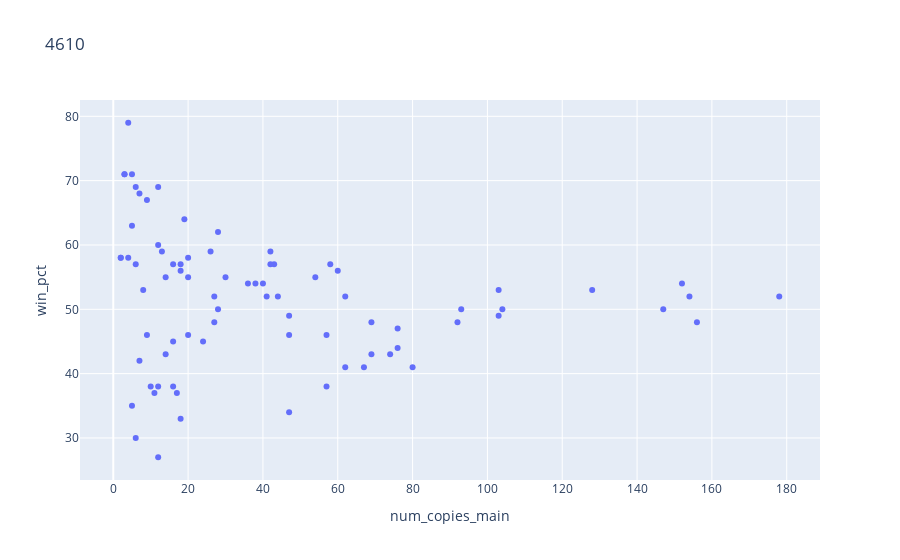
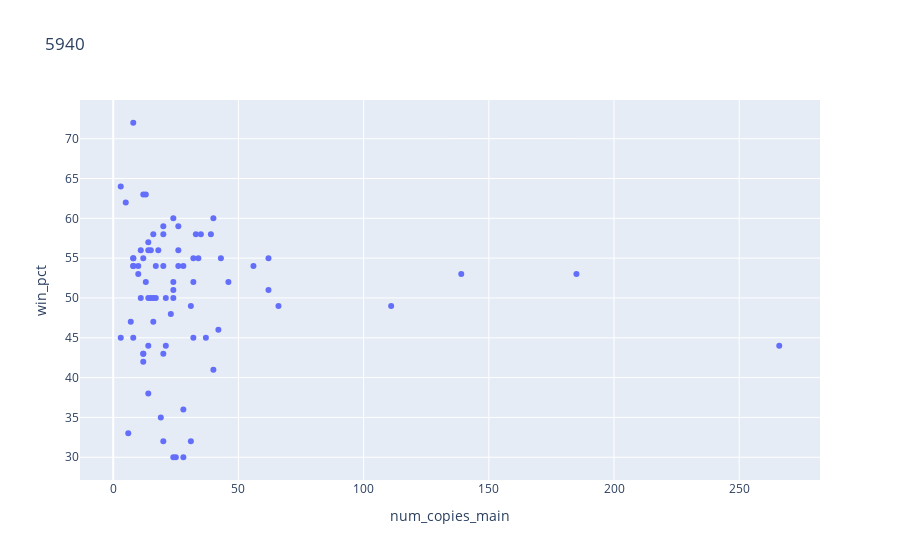
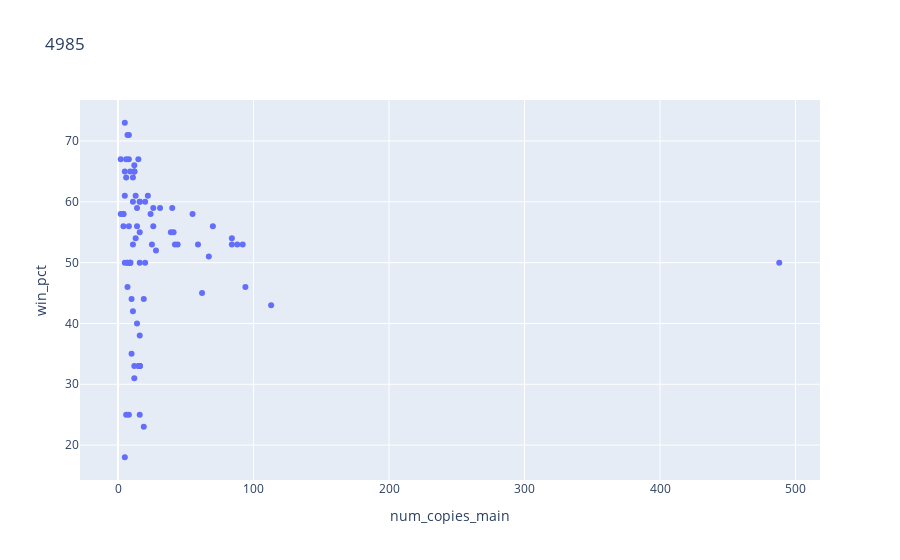
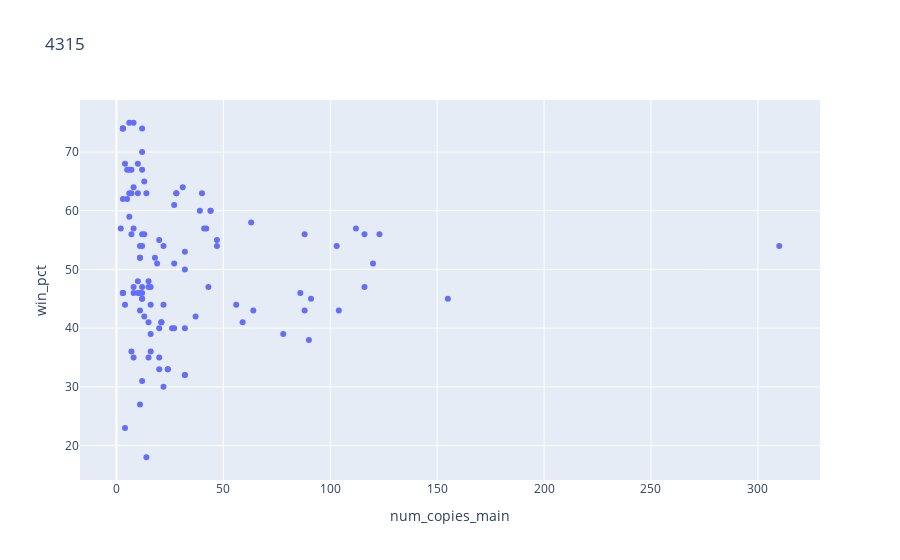

Notebook source saved alongside these figures, in order:
### Markdown cell above
### Most-Played Cards / Card Winrates

### Code cell
conn = sqlite3.connect("../mtgmelee.db")
query = """
WITH full_results as (
SELECT
  player1_id,
  player1_deck_id,
  winner_id
FROM results
WHERE player2_id IS NOT NULL

UNION ALL
SELECT
  player2_id as player1_id,
  player2_deck_id as player1_deck_id,
  winner_id
FROM results
WHERE player2_id IS NOT NULL
),

results_summary as (
SELECT
  d.tournament_id,
  d.id,
  d.player_id,
  SUM(CASE WHEN r.winner_id = r.player1_id THEN 1 ELSE 0 END) as wins,
  SUM(CASE WHEN r.winner_id != r.player1_id THEN 1 ELSE 0 END) as losses,
  SUM(CASE WHEN r.winner_id = r.player1_id THEN 1 ELSE 0 END)  * 1.0 / COUNT(*) as win_pct  
FROM decks d
JOIN full_results r
  on d.id = r.player1_deck_id
GROUP BY 1, 2, 3
ORDER BY 1, 4 DESC , 6 DESC
)

SELECT
  r.tournament_id,
  c.name,
  SUM(wins) as wins,
  SUM(losses) as losses,
  SUM(quantity) as num_copies_main,
  ROUND(SUM(wins) * 100.0 / SUM(wins + losses)) as win_pct
FROM results_summary r
JOIN cards c
  ON r.id = c.deck_id
  AND c.is_sideboard = 0
GROUP BY 1, 2
HAVING
  SUM(wins + losses) > 10
  AND tournament_id >= 4315
ORDER BY 1, SUM(quantity) DESC
"""

df = pd.read_sql_query(query, conn)

for tournament in set(df['tournament_id']):
    df_t = df[df['tournament_id']==tournament]
    fig = px.scatter(df_t, x='num_copies_main', y='win_pct',
                     hover_data=['name'], title=tournament,
                     labels=dict(num_copies_main='Number of Copies (Main Deck)',
                                 win_cpt='Win %')
                    )
    fig.show()

### Figure 1 — Plotly figure (JSON) as saved in the notebook; plotly's stock layout.template omitted (floating-point values rounded to 4 significant figures)
{"data": [{"customdata": [["Sol Ring"], ["Demonic Tutor"], ["Mana Vault"], ["Thought-Knot Seer"], ["Bayou"], ["Reality Smasher"], ["Llanowar Wastes"], ["Strip Mine"], ["Channel"], ["Kozilek, the Great Distortion"], ["Fastbond"], ["Wheel of Fortune"], ["Land Grant"], ["Gush"], ["Tropical Island"], ["Underground Sea"], ["Overgrown Tomb"], ["Taiga"], ["Regrowth"], ["Forest"], ["Eldrazi Mimic"], ["Rishadan Port"], ["Volcanic Island"], ["Brainstorm"], ["Warping Wail"], ["Library of Alexandria"], ["Endbringer"], ["Dark Ritual"], ["Horn of Ramos"], ["Natural State"], ["Golgari Signet"], ["Eldrazi Displacer"], ["City of Brass"], ["Plateau"], ["Eldrazi Obligator"], ["Battlefield Forge"], ["Sacred Foundry"], ["Swords to Plowshares"], ["Matter Reshaper"], ["Mishra's Workshop"], ["Dark Heart of the Wood"], ["Sea Gate Wreckage"], ["Life from the Loam"], ["World Breaker"], ["Monkey Cage"], ["Boros Signet"], ["Juggernaut"], ["Tundra"], ["The Immortal Sun"], ["Caves of Koilos"], ["Yavimaya Coast"], ["Savannah"], ["Cloudstone Curio"], ["Balance"], ["Watery Grave"], ["Crumbling Vestige"], ["Remand"], ["Unmask"], ["Temple Garden"], ["Sleight of Hand"], ["Hickory Woodlot"], ["Maze of Ith"], ["Fall of the Titans"], ["Sunhome, Fortress of the Legion"], ["Counterspell"], ["Badlands"], ["Snuff Out"], ["Scrubland"], ["Fireball"], ["Dust Bowl"], ["Crush of Tentacles"], ["Nezahal, Primal Tide"], ["Mastermind's Acquisition"], ["Bottled Cloister"], ["Selesnya Signet"], ["Muddle the Mixture"], ["Island"], ["Ghalta, Primal Hunger"], ["Natural Affinity"], ["Flood of Recollection"]], "hovertemplate": "num_copies_main=%{x}<br>win_pct=%{y}<br>name=%{customdata[0]}<extra></extra>", "legendgroup": "", "marker": {"color": "#636efa", "symbol": "circle"}, "mode": "markers", "name": "", "orientation": "v", "showlegend": false, "type": "scatter", "x": [178, 156, 154, 152, 147, 128, 104, 103, 103, 93, 92, 80, 76, 76, 74, 69, 69, 67, 62, 62, 60, 58, 57, 57, 54, 47, 47, 47, 44, 43, 42, 42, 41, 40, 38, 36, 30, 28, 28, 27, 27, 26, 24, 20, 20, 20, 19, 18, 18, 18, 17, 16, 16, 16, 14, 14, 13, 12, 12, 12, 12, 11, 10, 9, 9, 8, 7, 7, 6, 6, 6, 5, 5, 5, 4, 4, 3, 3, 2, 2], "xaxis": "x", "y": [52, 48, 52, 54, 50, 53, 50, 53, 49, 50, 48, 41, 47, 44, 43, 43, 48, 41, 41, 52, 56, 57, 38, 46, 55, 46, 49, 34, 52, 57, 59, 57, 52, 54, 54, 54, 55, 62, 50, 52, 48, 59, 45, 55, 58, 46, 64, 33, 57, 56, 37, 57, 38, 45, 55, 43, 59, 27, 69, 38, 60, 37, 38, 46, 67, 53, 68, 42, 30, 69, 57, 63, 35, 71, 79, 58, 71, 71, 58, 58], "yaxis": "y"}], "layout": {"legend": {"tracegroupgap": 0}, "title": {"text": "4610"}, "xaxis": {"anchor": "y", "domain": [0, 1], "title": {"text": "num_copies_main"}}, "yaxis": {"anchor": "x", "domain": [0, 1], "title": {"text": "win_pct"}}}}

### Figure 2 — Plotly figure (JSON) as saved in the notebook; plotly's stock layout.template omitted (floating-point values rounded to 4 significant figures)
{"data": [{"customdata": [["Mountain"], ["Swamp"], ["Forest"], ["Lightning Bolt"], ["Stomping Ground"], ["Kitchen Finks"], ["Incendiary Flow"], ["Birds of Paradise"], ["Liliana, the Last Hope"], ["Safehold Elite"], ["Boggart Ram-Gang"], ["Demigod of Revenge"], ["Burning-Tree Emissary"], ["Sign in Blood"], ["Rootbound Crag"], ["Dragonskull Summit"], ["Murderous Redcap"], ["Graven Cairns"], ["Thermo-Alchemist"], ["Llanowar Elves"], ["Carrion Feeder"], ["Skullcrack"], ["Breeding Pool"], ["Sulfuric Vortex"], ["Foundry Street Denizen"], ["Elvish Visionary"], ["Tainted Peak"], ["Garruk Wildspeaker"], ["Eldritch Evolution"], ["Tattermunge Maniac"], ["Mutilate"], ["Master Biomancer"], ["Legion Loyalist"], ["Domri Rade"], ["Boros Reckoner"], ["Boartusk Liege"], ["Sacred Foundry"], ["Plains"], ["Wilt-Leaf Liege"], ["Sunpetal Grove"], ["Goblin Chieftain"], ["Flame Javelin"], ["Collective Brutality"], ["Mudbrawler Cohort"], ["Ghor-Clan Rampager"], ["Watery Grave"], ["Island"], ["Wilt-Leaf Cavaliers"], ["Manamorphose"], ["Collective Defiance"], ["Master of the Wild Hunt"], ["Fire-Lit Thicket"], ["Wooded Bastion"], ["Terramorphic Expanse"], ["Hanweir Garrison"], ["Grim Lavamancer"], ["Boros Charm"], ["Fulminator Mage"], ["Bedlam Reveler"], ["Reflecting Pool"], ["Mesmeric Fiend"], ["Godless Shrine"], ["Distended Mindbender"], ["Bloodhall Priest"], ["Doom Blade"], ["Chainer's Edict"], ["Primal Druid"], ["Cryptbreaker"], ["Spark Spray"], ["Selfless Spirit"], ["Overmaster"], ["Orzhov Guildgate"], ["Devoted Druid"], ["Boros Guildgate"], ["Baneslayer Angel"], ["Tattermunge Witch"], ["Decree of Pain"], ["Siege-Gang Commander"], ["Merciless Eviction"]], "hovertemplate": "num_copies_main=%{x}<br>win_pct=%{y}<br>name=%{customdata[0]}<extra></extra>", "legendgroup": "", "marker": {"color": "#636efa", "symbol": "circle"}, "mode": "markers", "name": "", "orientation": "v", "showlegend": false, "type": "scatter", "x": [266, 185, 139, 111, 66, 62, 62, 56, 46, 43, 42, 40, 40, 39, 37, 35, 34, 33, 32, 32, 32, 31, 31, 28, 28, 28, 26, 26, 26, 25, 24, 24, 24, 24, 24, 23, 21, 21, 20, 20, 20, 20, 20, 19, 18, 17, 17, 16, 16, 16, 15, 15, 14, 14, 14, 14, 14, 13, 13, 12, 12, 12, 12, 12, 11, 11, 10, 10, 8, 8, 8, 8, 8, 8, 7, 6, 5, 3, 3], "xaxis": "x", "y": [44, 53, 53, 49, 49, 55, 51, 54, 52, 55, 46, 60, 41, 58, 45, 58, 55, 58, 45, 55, 52, 32, 49, 36, 30, 54, 56, 59, 54, 30, 60, 52, 30, 50, 51, 48, 50, 44, 59, 58, 32, 54, 43, 35, 56, 54, 50, 58, 47, 50, 50, 56, 57, 56, 50, 38, 44, 63, 52, 55, 43, 43, 63, 42, 50, 56, 54, 53, 55, 54, 55, 45, 72, 54, 47, 33, 62, 64, 45], "yaxis": "y"}], "layout": {"legend": {"tracegroupgap": 0}, "title": {"text": "5940"}, "xaxis": {"anchor": "y", "domain": [0, 1], "title": {"text": "num_copies_main"}}, "yaxis": {"anchor": "x", "domain": [0, 1], "title": {"text": "win_pct"}}}}

### Figure 3 — Plotly figure (JSON) as saved in the notebook; plotly's stock layout.template omitted (floating-point values rounded to 4 significant figures)
{"data": [{"customdata": [["Forest"], ["Plains"], ["Mountain"], ["Llanowar Elves"], ["Birds of Paradise"], ["Rofellos, Llanowar Emissary"], ["Natural Order"], ["Island"], ["Tireless Tracker"], ["Swamp"], ["Primeval Titan"], ["Garruk, Primal Hunter"], ["Ugin, the Spirit Dragon"], ["Whisperwood Elemental"], ["Quirion Ranger"], ["Mana Leak"], ["Elvish Archdruid"], ["Drowned Catacomb"], ["Ponder"], ["Impulse"], ["Doom Blade"], ["Hellkite Overlord"], ["Glacial Fortress"], ["Day of Judgment"], ["Westvale Abbey // Ormendahl, Profane Prince"], ["Arcane Sanctum"], ["Yavimaya Elder"], ["Vampiric Tutor"], ["Wild Slash"], ["Thraben Inspector"], ["Thalia's Lieutenant"], ["Rampant Growth"], ["Necromancy"], ["Mardu Woe-Reaper"], ["Incinerate"], ["Honor of the Pure"], ["Fireblast"], ["Elvish Visionary"], ["Esper Charm"], ["Elite Vanguard"], ["Yavimaya Hollow"], ["Grave Titan"], ["Dungrove Elder"], ["Negate"], ["Choked Estuary"], ["Shock"], ["Jace, Unraveler of Secrets"], ["Inferno Titan"], ["Goblin Fireslinger"], ["Falkenrath Gorger"], ["Dragonskull Summit"], ["Heart Warden"], ["Gideon Jura"], ["Declaration in Stone"], ["Acidic Slime"], ["Oblivion Ring"], ["Funeral Charm"], ["Treachery"], ["Solemn Simulacrum"], ["Scoured Barrens"], ["Grim Lavamancer"], ["Tasigur, the Golden Fang"], ["Chandra's Phoenix"], ["Broken Concentration"], ["Anvil of Bogardan"], ["Timely Reinforcements"], ["Stormblood Berserker"], ["Port Town"], ["Crux of Fate"], ["Reckless Abandon"], ["Plow Under"], ["Anguished Unmaking"], ["Sorin, Grim Nemesis"], ["Sinister Concoction"], ["Overrun"], ["Goblin Heelcutter"], ["Flashfreeze"], ["Temur Sabertooth"], ["Stingerfling Spider"], ["Rabid Bite"], ["Emerald Charm"], ["Dismal Backwater"]], "hovertemplate": "num_copies_main=%{x}<br>win_pct=%{y}<br>name=%{customdata[0]}<extra></extra>", "legendgroup": "", "marker": {"color": "#636efa", "symbol": "circle"}, "mode": "markers", "name": "", "orientation": "v", "showlegend": false, "type": "scatter", "x": [488, 113, 94, 92, 88, 84, 84, 70, 67, 62, 59, 55, 44, 42, 41, 40, 39, 31, 28, 26, 26, 25, 24, 22, 20, 20, 19, 19, 16, 16, 16, 16, 16, 16, 16, 16, 16, 16, 15, 15, 14, 14, 14, 13, 13, 12, 12, 12, 12, 12, 12, 11, 11, 11, 11, 10, 10, 9, 9, 9, 9, 8, 8, 8, 8, 7, 7, 7, 7, 6, 6, 6, 5, 5, 5, 5, 5, 4, 4, 4, 2, 2], "xaxis": "x", "y": [50, 43, 46, 53, 53, 54, 53, 56, 51, 45, 53, 58, 53, 53, 55, 59, 55, 59, 52, 59, 56, 53, 58, 61, 50, 60, 44, 23, 55, 33, 33, 38, 25, 33, 60, 33, 60, 50, 67, 33, 56, 40, 59, 61, 54, 65, 66, 31, 65, 65, 33, 60, 64, 42, 53, 35, 44, 50, 50, 50, 65, 56, 71, 67, 25, 46, 71, 50, 50, 64, 25, 67, 50, 18, 61, 65, 73, 56, 58, 58, 58, 67], "yaxis": "y"}], "layout": {"legend": {"tracegroupgap": 0}, "title": {"text": "4985"}, "xaxis": {"anchor": "y", "domain": [0, 1], "title": {"text": "num_copies_main"}}, "yaxis": {"anchor": "x", "domain": [0, 1], "title": {"text": "win_pct"}}}}

### Figure 4 — Plotly figure (JSON) as saved in the notebook; plotly's stock layout.template omitted (floating-point values rounded to 4 significant figures)
{"data": [{"customdata": [["Forest"], ["Island"], ["Survival of the Fittest"], ["Breeding Pool"], ["Vengevine"], ["Mountain"], ["Joraga Treespeaker"], ["Swamp"], ["Yavimaya Coast"], ["Frantic Search"], ["Jace, Vryn's Prodigy // Jace, Telepath Unbound"], ["Watery Grave"], ["Hangarback Walker"], ["Inquisition of Kozilek"], ["Emrakul, the Aeons Torn"], ["Goryo's Vengeance"], ["Plains"], ["Miscalculation"], ["Llanowar Wastes"], ["Cloud of Faeries"], ["Burning-Tree Emissary"], ["Nest Invader"], ["Experiment One"], ["Evolving Wilds"], ["Caustic Caterpillar"], ["Bounding Krasis"], ["Treetop Village"], ["Umezawa's Jitte"], ["Negate"], ["Tinker"], ["Stomping Ground"], ["Shivan Reef"], ["Prophetic Prism"], ["Oath of Druids"], ["Elvish Visionary"], ["Godless Shrine"], ["Caves of Koilos"], ["Skyshroud Elite"], ["See Beyond"], ["Faerie Conclave"], ["Disrupting Shoal"], ["Memory Jar"], ["Grim Monolith"], ["Sacred Foundry"], ["Recurring Nightmare"], ["City of Traitors"], ["Tendo Ice Bridge"], ["Dimir Guildgate"], ["Splinter Twin"], ["Mind Over Matter"], ["Forbid"], ["Abbot of Keral Keep"], ["Naturalize"], ["Fiery Impulse"], ["Mother of Runes"], ["Forked Bolt"], ["Battlefield Forge"], ["Artificer's Epiphany"], ["Merfolk Looter"], ["Infinite Obliteration"], ["Enclave Cryptologist"], ["Boros Charm"], ["Knight of the White Orchid"], ["Alchemist's Vial"], ["Vendetta"], ["Sea Gate Oracle"], ["Price of Progress"], ["Titan's Strength"], ["Student of Warfare"], ["Skullcrack"], ["Simic Guildgate"], ["Orzhov Guildgate"], ["Obzedat, Ghost Council"], ["Foundry Street Denizen"], ["Exquisite Firecraft"], ["Devour Flesh"], ["Ancient Stirrings"], ["Slaughterhorn"], ["Read the Bones"], ["Opportunity"], ["Legion Loyalist"], ["Kami of False Hope"], ["Bone Shredder"], ["Wall of Omens"], ["Liliana, Heretical Healer // Liliana, Defiant Necromancer"], ["Languish"], ["Boros Reckoner"], ["Shirei, Shizo's Caretaker"], ["Rancor"], ["Managorger Hydra"], ["Honored Hierarch"], ["Dreamstone Hedron"], ["Archangel of Tithes"], ["Ulamog, the Infinite Gyre"], ["Quicksilver Amulet"], ["Ghitu Encampment"], ["Erase"], ["Wood Elves"], ["Tajuru Preserver"], ["Nissa, Vastwood Seer // Nissa, Sage Animist"], ["Gideon Jura"], ["Palinchron"], ["Evolutionary Leap"], ["Teardrop Kami"], ["Suffer the Past"], ["Kozilek, Butcher of Truth"], ["Whirler Rogue"], ["Spike Weaver"], ["Simic Keyrune"], ["Raven Familiar"], ["Fleshbag Marauder"], ["Cloudfin Raptor"], ["Alhammarret's Archive"], ["Weatherseed Treefolk"]], "hovertemplate": "num_copies_main=%{x}<br>win_pct=%{y}<br>name=%{customdata[0]}<extra></extra>", "legendgroup": "", "marker": {"color": "#636efa", "symbol": "circle"}, "mode": "markers", "name": "", "orientation": "v", "showlegend": false, "type": "scatter", "x": [310, 155, 123, 120, 116, 116, 112, 104, 103, 91, 90, 88, 88, 86, 78, 64, 63, 59, 56, 47, 47, 44, 44, 43, 42, 41, 40, 39, 37, 32, 32, 32, 32, 32, 31, 28, 28, 27, 27, 27, 26, 24, 24, 22, 22, 22, 21, 21, 20, 20, 20, 20, 19, 18, 16, 16, 16, 16, 15, 15, 15, 15, 14, 14, 13, 13, 13, 12, 12, 12, 12, 12, 12, 12, 12, 12, 12, 11, 11, 11, 11, 11, 11, 10, 10, 10, 10, 8, 8, 8, 8, 8, 8, 7, 7, 7, 7, 6, 6, 6, 6, 5, 5, 4, 4, 4, 3, 3, 3, 3, 3, 3, 3, 2], "xaxis": "x", "y": [54, 45, 56, 51, 56, 47, 57, 43, 54, 45, 38, 43, 56, 46, 39, 43, 58, 41, 44, 54, 55, 60, 60, 47, 57, 57, 63, 60, 42, 32, 53, 50, 32, 40, 64, 63, 63, 61, 51, 40, 40, 33, 33, 44, 54, 30, 41, 41, 55, 35, 33, 40, 51, 52, 44, 36, 47, 39, 41, 48, 35, 47, 63, 18, 56, 65, 42, 45, 67, 47, 74, 70, 56, 45, 31, 54, 46, 52, 52, 43, 54, 46, 27, 68, 46, 48, 63, 46, 47, 57, 64, 35, 75, 63, 56, 36, 67, 67, 63, 59, 75, 62, 67, 68, 44, 23, 74, 46, 46, 74, 62, 74, 46, 57], "yaxis": "y"}], "layout": {"legend": {"tracegroupgap": 0}, "title": {"text": "4315"}, "xaxis": {"anchor": "y", "domain": [0, 1], "title": {"text": "num_copies_main"}}, "yaxis": {"anchor": "x", "domain": [0, 1], "title": {"text": "win_pct"}}}}
